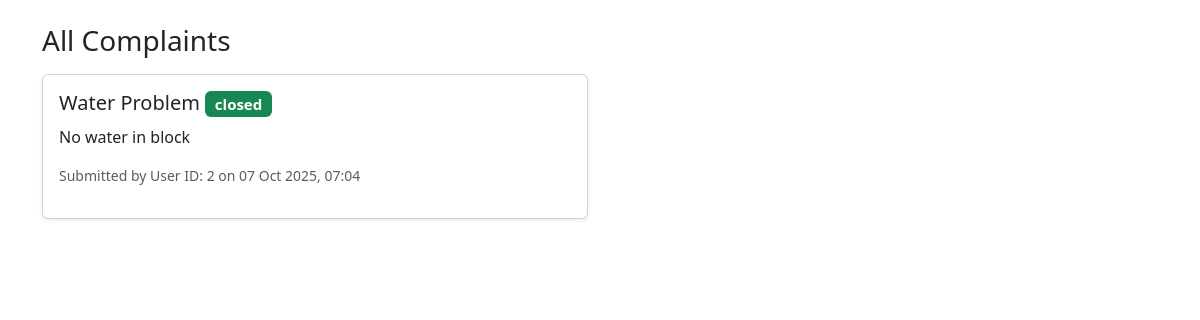
The page /complaints (signed in) on the database as committed earlier.
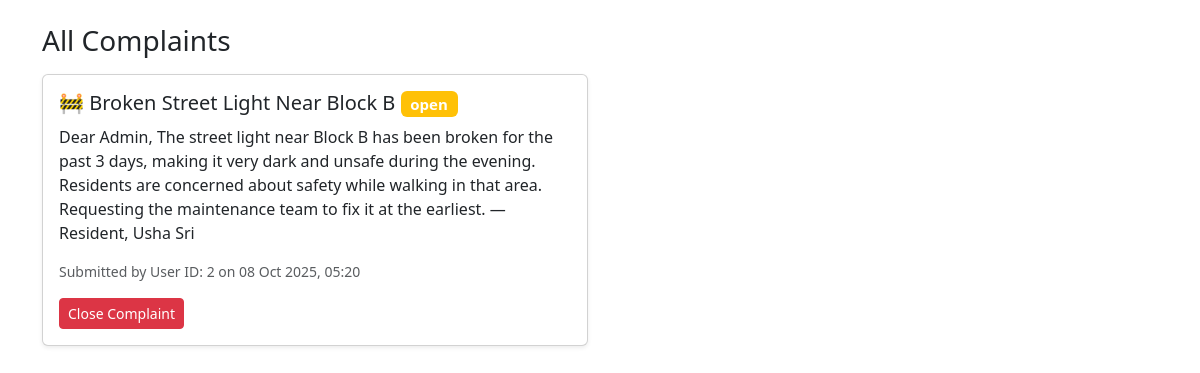
The same page on the database as committed later.
### app.py (models this page shows)
class Complaint(db.Model):
    id = db.Column(db.Integer, primary_key=True)
    user_id = db.Column(db.Integer, db.ForeignKey("user.id"), nullable=False)
    title = db.Column(db.String(200), nullable=False)
    description = db.Column(db.Text, nullable=False)
    status = db.Column(db.String(50), default="open")
    created_at = db.Column(db.DateTime, default=datetime.utcnow)

### app.py (the view, shortened to what this page needs)
@app.route("/complaints", methods=["GET", "POST"])
@app.route("/complaints", methods=["GET", "POST"])
def complaints():
    if "user_id" not in session:
        flash("Please log in first.", "warning")
        return redirect(url_for("login"))
    user_id = session["user_id"]
    role = session["user_role"]
    if role == "admin":
        all_complaints = Complaint.query.order_by(Complaint.created_at.desc()).all()
        return render_template("complaints_admin.html", complaints=all_complaints)

### templates/complaints_admin.html
{% extends "header.html" %}
{% block body %}
<div class="container mt-4">
  <h3>All Complaints</h3>
  <div class="row mt-3">
    {% for complaint in complaints %}
      <div class="col-md-6 mb-3">
        <div class="card shadow-sm">
          <div class="card-body">
            <h5 class="card-title">{{ complaint.title }} <span class="badge bg-{{ 'success' if complaint.status=='closed' else 'warning' }}">{{ complaint.status }}</span></h5>
            <p class="card-text">{{ complaint.description }}</p>
            <p class="small text-muted">Submitted by User ID: {{ complaint.user_id }} on {{ complaint.created_at.strftime('%d %b %Y, %H:%M') }}</p>
            {% if complaint.status == 'open' %}
              <a href="{{ url_for('close_complaint', id=complaint.id) }}" class="btn btn-danger btn-sm">Close Complaint</a>
            {% endif %}
          </div>
        </div>
      </div>
    {% else %}
      <p>No complaints found.</p>
    {% endfor %}
  </div>
</div>
{% endblock %}

### templates/header.html (shortened to what this page needs)
{% extends "base.html" %}

### templates/base.html (shortened to what this page needs)
<!DOCTYPE html>
<html lang="en">
<head>
    <link rel="stylesheet" href="{{ url_for('static', filename='style.css') }}">
    <link href="https://cdn.jsdelivr.net/npm/bootstrap@5.3.8/dist/css/bootstrap.min.css" rel="stylesheet">
</head>
<body>
    {% block body %}{% endblock body %}
</body>
</html>

Rows that differ between the two databases and show on the page:
removed Complaint: title "Water Problem", status "closed", description "No water in block", user_id "2", created_at "07 Oct 2025, 07:04"
added Complaint: title "🚧 Broken Street Light Near Block B", status "open", description "Dear Admin, The street light near Block B has been broken for the past 3 days, making it very dark and unsafe during the evening. Residents are concerned about safety while walking in that area. Requesting the maintenance team to fix it at the earliest. — Resident, Usha Sri", user_id "2", created_at "08 Oct 2025, 05:20"
